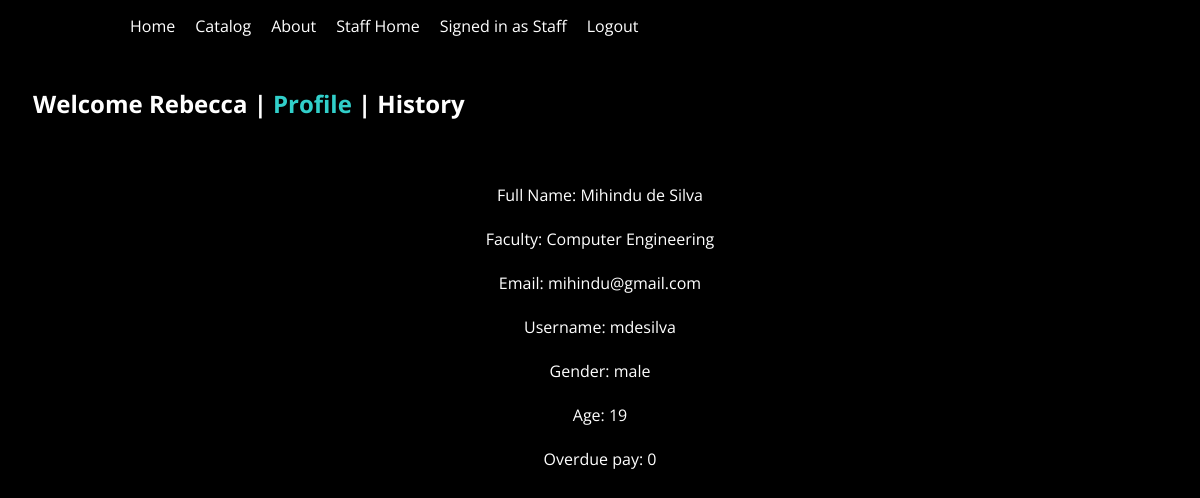
The app's page /studentProfile.php (signed in) with its own data.
### tables this page shows
CREATE TABLE `students` (
  `studentID` int(11) NOT NULL,
  `fName` varchar(45) NOT NULL,
  `lName` varchar(45) NOT NULL,
  `faculty` varchar(255) NOT NULL,
  `email` varchar(255) NOT NULL,
  `username` varchar(255) NOT NULL,
  `passwd` varchar(255) NOT NULL,
  `gender` varchar(25) NOT NULL,
  `age` int(11) NOT NULL,
  `anyRent` tinyint(1) NOT NULL,
  `overduePay` float NOT NULL
);

### studentProfile.php (the view, shortened to what this page needs)
<?php
require_once('connect.php');
?>
<!DOCTYPE html>
<html>
<head>
	<link rel="stylesheet" type="text/css" href="design.css">
</head>
<body>
	<header>
		<?php require_once('header.php'); ?>
	</header>
	<br>
	<?php
	if (isset($_SESSION['permission'])){
		$studentID = $_SESSION['id'];
		$q = "SELECT * FROM students WHERE studentID = '$studentID'";
		$result = $mysqli->query($q);
		$studentInfo = $result -> fetch_array();
		?>
		<center>
			<div class="flatSidebar">
				<ul>
					<li><a href="studentHome.php"><h2> Welcome <?php echo $_SESSION['fName'];?> | </h2></a></li>
					<li><a href='studentProfile.php'><h2><span class="active"> Profile </span> | </h2></a></li>
					<li><a href='studentHistory.php'><h2><span> History </span></h2></a></li>
				</ul>
			</div>
		</center><br><br><br><br><br><br>
		<div style="width: 100%;">
			<div>
				<center>
					<?php
					echo
					"Full Name: " . $studentInfo['fName'] . " " . $studentInfo['lName'] .
					"<br><br>Faculty: " . $studentInfo['faculty'] .
					"<br><br>Email: " . $studentInfo['email'] .
					"<br><br>Username: " . $studentInfo['username'] .
					"<br><br>Gender: " . $studentInfo['gender'] .
					"<br><br>Age: " . $studentInfo['age'] .
					"<br><br>Overdue pay: " . $studentInfo['overduePay'] . "<br><br>";
						?>
				</center>
			</div>
		</div>
		<?php
	}else{
		echo "<br><br><br><br><center><h2>You must login to see the contents of our website: <span class='flatLink'><a href = 'login.php'>Login</a></span></h2></center>";
	}
	?>
</body>
</html>

### design.css (style rules this page uses)
body { font-family: 'Open Sans', sans-serif; color: white; padding: 10px 20px; margin: 0; overflow-y: scroll; background-color: black; }
.active { color: rgb(49,207,202); }
.flatSidebar { list-style:none; }
.flatSidebar ul { list-style: none; padding: 10px; margin: 0px; }
.flatSidebar ul li { padding:3px; float: left; }
.flatSidebar ul li a { padding: 5px 10px 5px 10px; text-decoration: none; white-space: nowrap; color: #fff; }

### records on screen
students: fName "Mihindu", lName "de Silva", faculty "Computer Engineering", email "mihindu@gmail.com", username "mdesilva", gender "male", age "19", overduePay "0"

### other values on screen
$_SESSION['fName'] "Rebecca"
